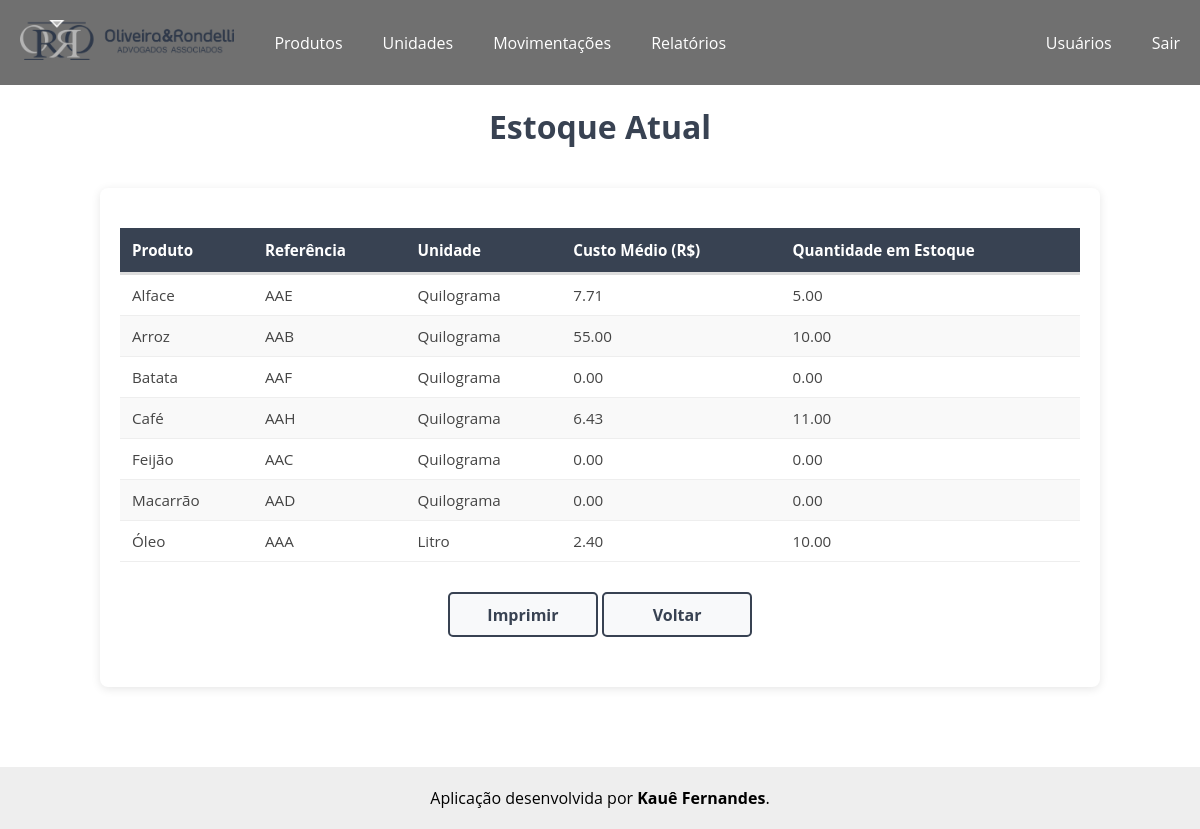
The page /relatorios/relatorio_estoque (signed in) on the database as committed earlier.
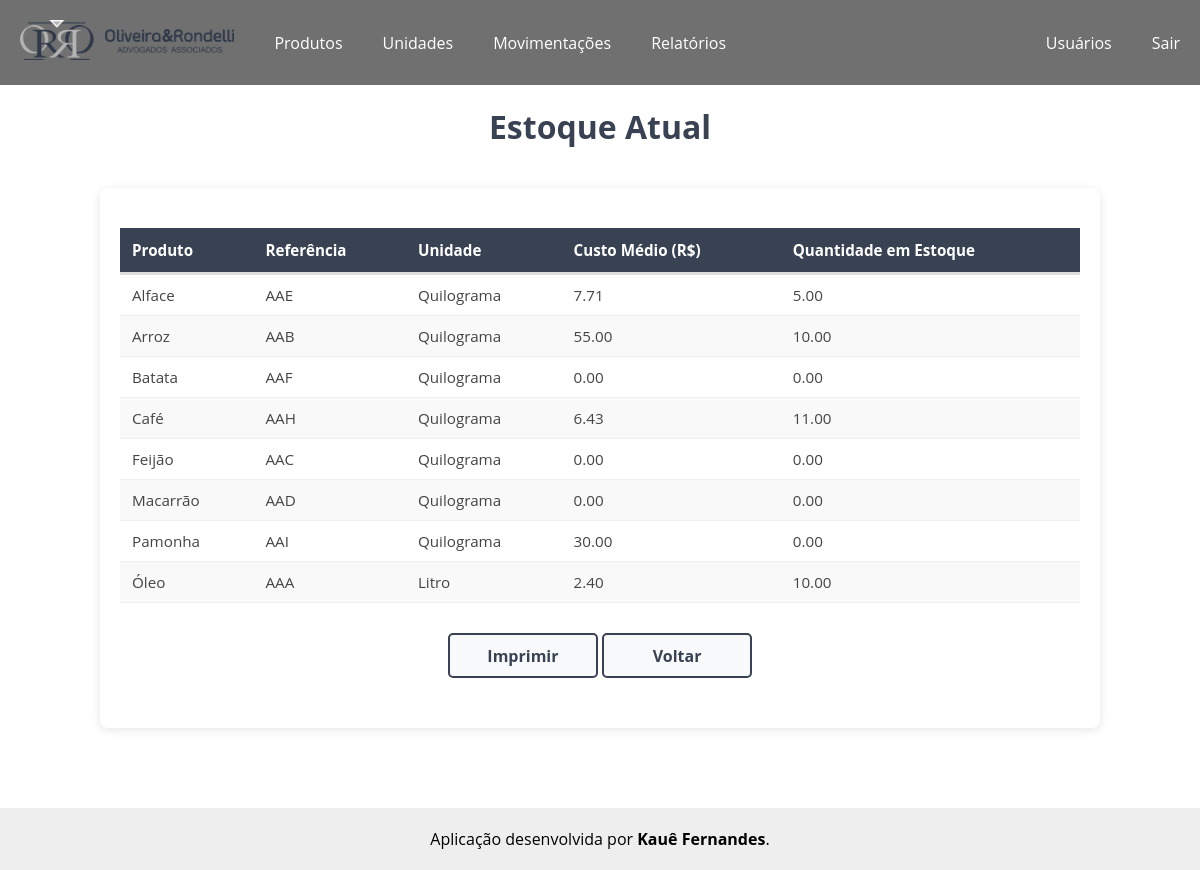
The same page on the database as committed later.
### produtos/models.py (models this page shows, shortened)
class Produtos(models.Model):
    pro_referencia = models.CharField('Referência', max_length=20, default='SEM-REF')                                                       # Referência do produto
    pro_descricao = models.TextField('Descrição')                                                                                           # Descrição do produto
    pro_unidade = models.ForeignKey(Unidades, on_delete=models.PROTECT, verbose_name='Unidade', default=1)                                  # Chave estrangeira referenciando a unidade da tabela Unidades
    pro_custo_medio = models.DecimalField('movimentacoes.Movimentacao', decimal_places=2, max_digits=10, default=0)                         # Custo médio
    pro_saldo = models.DecimalField('Saldo', decimal_places=2, max_digits=10, default=0)                                                    # Saldo do produto no estoque
    pro_data_adicionada = models.DateTimeField(auto_now_add=True)                                                                            # Data em que o produto foi adicionado
    pro_data_modificado = models.DateTimeField(auto_now=True)                                                                               # Data em que o produto foi modificado
    def custo_medio(self):
        from movimentacoes.models import Movimentacao
        entradas = Movimentacao.objects.filter(mov_produto=self, mov_tipo='E', mov_custo__gt=0)
        if not entradas.exists():
            return 0
        total_financeiro = 0
        total_quantidade = 0
        for movimentacao in entradas:
            total_financeiro += (movimentacao.mov_quantidade * movimentacao.mov_custo)
            total_quantidade += movimentacao.mov_quantidade
        if total_quantidade > 0:
            return total_financeiro / total_quantidade
        else:
            return 0
    class Meta:
        verbose_name = 'Produto'
        verbose_name_plural = 'Produtos'
        ordering = ['-pro_descricao']

class Unidades(models.Model):
    uni_nome = models.CharField('Nome', max_length=10)                  # Nome da unidade
    uni_sigla = models.CharField('Sigla', max_length=5)                 # Sigla da unidade
    uni_data_adicionada = models.DateTimeField(auto_now_add=True)       # Data em que a unidade foi adicionada
    uni_data_modificado = models.DateTimeField(auto_now=True)           # Data em que a unidade foi modificada
    def __str__(self):
        return self.uni_nome
    class Meta:
        verbose_name = 'Unidade'
        verbose_name_plural = 'Unidades'
        ordering = ['-uni_nome']

### movimentacoes/models.py (models this page shows, shortened)
class Movimentacao(models.Model):
    TIPO_MOVIMENTACAO = [
        ('E', 'Entrada'),
        ('S', 'Saída')
    ]
    mov_produto = models.ForeignKey(Produtos, on_delete=models.PROTECT, related_name='movimentacoes', verbose_name='Produto')   # Chave estrangeira referenciando o produto da tabela Produtos
    mov_usuario = models.ForeignKey(User, on_delete=models.PROTECT, verbose_name='Usuário')                                     # Chave estrangeira referenciando o usuário da tabela Usuários
    mov_quantidade = models.DecimalField('Quantidade relativa à Unidade de Medida', decimal_places=2, max_digits=10)                                     # Quantidade da movimentação
    mov_tipo = models.CharField('Tipo de Movimentação', max_length=1, choices=TIPO_MOVIMENTACAO)                                # Tipo da movimentação
    mov_saldo_movimento = models.IntegerField('Saldo no momento:', editable=False, null=True)                                   # Saldo do produto após movimentação
    mov_custo = models.DecimalField('Valor da Compra', max_digits=10, decimal_places=2, null=True, blank=True)                   # Preço do produto que está entrando
    mov_data_adicionada = models.DateTimeField(auto_now_add=True)                                                               # Data que foi adicionada
    class Meta:
        verbose_name = 'Movimentação'
        verbose_name_plural = 'Movimentações'
        ordering = ['-mov_data_adicionada']

### relatorios/views.py (the view)
# urls.py: path('relatorio_estoque', views.relatorio_estoque, name='relatorio_estoque'),                       # Adiciona o caminho para a tela do relatório do estoque
@login_required
def relatorio_estoque(request):
    produtos = Produtos.objects.all().order_by('pro_descricao')
    context = {'produtos': produtos}
    return render(request, 'relatorios/relatorio_estoque.html', context)

### relatorios/templates/relatorios/relatorio_estoque.html (shortened to what this page needs)
<!DOCTYPE html>
{% extends "core/base.html" %}
{% load static %}
    {% block extra_css %}
        <link rel="stylesheet" href="{% static 'css/relatorios.css' %}">
    {% endblock %}
    {% block content %}
    <h1>Estoque Atual</h1>
    <div class="container-relatorio">
        <table class="estoque">
            <thead>
                <tr>
                    <th>Produto</th>
                    <th>Referência</th>
                    <th>Unidade</th>
                    <th>Custo Médio (R$)</th>
                    <th>Quantidade em Estoque</th>
                </tr>
            </thead>
            <tbody>
                {% for produto in produtos %}
                <tr>
                    <td>{{ produto.pro_descricao }}</td>
                    <td>{{ produto.pro_referencia }}</td>
                    <td>{{ produto.pro_unidade }}</td>
                    <td>{{ produto.custo_medio|floatformat:2 }}</td>
                    <td>{{ produto.pro_saldo }}</td>
                </tr>
                {% empty %}
                <tr>
                    <td>Nenhum produto cadastrado.</td>
                </tr>
                {% endfor %}
            </tbody>
        </table>
        <div class="container-botao">
            <button class="botao-imprimir" onclick="window.print()">Imprimir</button>
            <a href="{% url 'relatorios' %}"><button class="botao-voltar">Voltar</button></a>
        </div>
    </div>
    {% endblock content %}

Rows that differ between the two databases and show on the page:
added Produtos: pro_descricao "Pamonha", pro_referencia "AAI", pro_unidade "Quilograma", custo_medio "30.00", pro_saldo "0.00"
